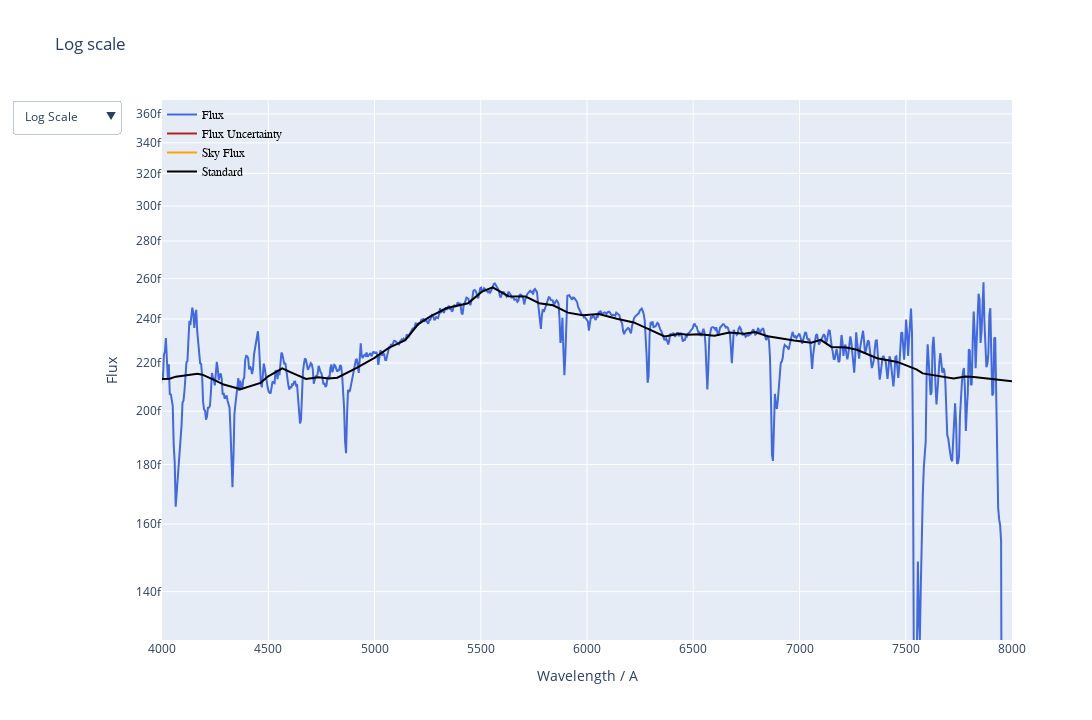

The notebook cell this image was saved under:
### Code cell
lhs6328_onedspec.inspect_reduced_spectrum(stype='standard')

### Figure 1 — Plotly figure (JSON) as saved in the notebook; plotly's stock layout.template omitted (floating-point values rounded to 4 significant figures; data arrays with more than 128 entries replaced by an {"elided": "..."} marker saying what was removed)
{"data": [{"line": {"color": "royalblue"}, "name": "Flux", "type": "scatter", "x": {"elided": "1003 float values"}, "y": {"elided": "1003 float values"}}, {"line": {"color": "firebrick"}, "name": "Flux Uncertainty", "type": "scatter", "x": {"elided": "1003 float values"}, "y": {"elided": "1003 float values"}}, {"line": {"color": "orange"}, "name": "Sky Flux", "type": "scatter", "x": {"elided": "1003 float values"}, "y": {"elided": "1003 float values"}}, {"line": {"color": "black"}, "name": "Standard", "type": "scatter", "x": [3200, 3250, 3300, 3350, 3400, 3450, 3500, 3571, 3636, 3704, 3760, 3816, 3862, 3945, 4000, 4036, 4065, 4167, 4190, 4255, 4290, 4370, 4464, 4498, 4566, 4604, 4678, 4735, 4785, 4825, 4914, 5000, 5067, 5145, 5206, 5263, 5341, 5440, 5504, 5556, 5630, 5710, 5775, 5840, 5910, 5980, 6056, 6140, 6220, 6290, 6365, 6436, 6473, 6530, 6600, 6670, 6740, 6790, 6850, 6975, 7055, 7100, 7150, 7220, 7270, 7365, 7460, 7550, 7580, 7725, 7780, 7820, 7910, 8000, 8090, 8210, 8260, 8370], "y": [1.716e-13, 1.758e-13, 1.905e-13, 1.882e-13, 1.914e-13, 1.893e-13, 1.926e-13, 1.902e-13, 1.904e-13, 1.903e-13, 2.007e-13, 2.116e-13, 2.184e-13, 2.151e-13, 2.132e-13, 2.133e-13, 2.141e-13, 2.154e-13, 2.15e-13, 2.123e-13, 2.108e-13, 2.089e-13, 2.115e-13, 2.142e-13, 2.176e-13, 2.16e-13, 2.132e-13, 2.139e-13, 2.133e-13, 2.137e-13, 2.177e-13, 2.223e-13, 2.266e-13, 2.302e-13, 2.376e-13, 2.412e-13, 2.452e-13, 2.475e-13, 2.532e-13, 2.554e-13, 2.511e-13, 2.509e-13, 2.476e-13, 2.466e-13, 2.43e-13, 2.418e-13, 2.424e-13, 2.402e-13, 2.384e-13, 2.352e-13, 2.319e-13, 2.331e-13, 2.326e-13, 2.328e-13, 2.321e-13, 2.337e-13, 2.331e-13, 2.339e-13, 2.32e-13, 2.3e-13, 2.29e-13, 2.303e-13, 2.271e-13, 2.269e-13, 2.258e-13, 2.221e-13, 2.205e-13, 2.172e-13, 2.155e-13, 2.133e-13, 2.142e-13, 2.14e-13, 2.13e-13, 2.121e-13, 2.113e-13, 2.052e-13, 2.027e-13, 2.011e-13]}], "layout": {"autosize": false, "height": 720, "hovermode": "closest", "legend": {"bgcolor": "rgba(0,0,0,0)", "font": {"color": "black", "family": "sans-serif", "size": 12}, "traceorder": "normal", "x": 0, "y": 1}, "showlegend": true, "title": {"text": "Log scale"}, "updatemenus": [{"active": 0, "buttons": [{"args": [{"visible": [true, true]}, {"title": "Log scale", "yaxis": {"type": "log"}}], "label": "Log Scale", "method": "update"}, {"args": [{"visible": [true, false]}, {"title": "Linear scale", "yaxis": {"type": "linear"}}], "label": "Linear Scale", "method": "update"}]}], "width": 1280, "xaxis": {"range": [4000, 8000], "title": {"text": "Wavelength / A"}}, "yaxis": {"range": [-12.9, -12.43], "title": {"text": "Flux"}, "type": "log"}}}
